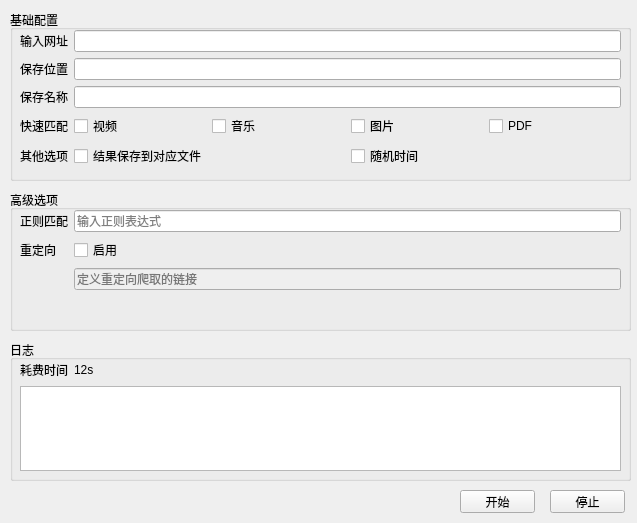
<?xml version="1.0" encoding="UTF-8"?>
<ui version="4.0">
 <class>Form</class>
 <widget class="QWidget" name="Form">
  <property name="geometry">
   <rect>
    <x>0</x>
    <y>0</y>
    <width>637</width>
    <height>523</height>
   </rect>
  </property>
  <property name="windowTitle">
   <string>Form</string>
  </property>
  <widget class="QGroupBox" name="groupBox">
   <property name="geometry">
    <rect>
     <x>10</x>
     <y>10</y>
     <width>621</width>
     <height>171</height>
    </rect>
   </property>
   <property name="title">
    <string>基础配置</string>
   </property>
   <widget class="QWidget" name="formLayoutWidget_2">
    <property name="geometry">
     <rect>
      <x>10</x>
      <y>20</y>
      <width>601</width>
      <height>151</height>
     </rect>
    </property>
    <layout class="QFormLayout" name="formLayout_3">
     <item row="0" column="0">
      <widget class="QLabel" name="label_11">
       <property name="text">
        <string>输入网址</string>
       </property>
      </widget>
     </item>
     <item row="0" column="1">
      <widget class="QLineEdit" name="urlEdit"/>
     </item>
     <item row="1" column="0">
      <widget class="QLabel" name="label_12">
       <property name="text">
        <string>保存位置</string>
       </property>
      </widget>
     </item>
     <item row="1" column="1">
      <widget class="QLineEdit" name="pathEdit"/>
     </item>
     <item row="2" column="0">
      <widget class="QLabel" name="label">
       <property name="text">
        <string>保存名称</string>
       </property>
      </widget>
     </item>
     <item row="2" column="1">
      <widget class="QLineEdit" name="nameEdit"/>
     </item>
     <item row="4" column="0">
      <widget class="QLabel" name="label_13">
       <property name="minimumSize">
        <size>
         <width>0</width>
         <height>20</height>
        </size>
       </property>
       <property name="text">
        <string>快速匹配</string>
       </property>
      </widget>
     </item>
     <item row="4" column="1">
      <layout class="QHBoxLayout" name="horizontalLayout_3">
       <item>
        <widget class="QCheckBox" name="videoCheckBox">
         <property name="minimumSize">
          <size>
           <width>0</width>
           <height>20</height>
          </size>
         </property>
         <property name="text">
          <string>视频</string>
         </property>
        </widget>
       </item>
       <item>
        <widget class="QCheckBox" name="musicCheckBox">
         <property name="text">
          <string>音乐</string>
         </property>
        </widget>
       </item>
       <item>
        <widget class="QCheckBox" name="pictureCheckBox">
         <property name="text">
          <string>图片</string>
         </property>
        </widget>
       </item>
       <item>
        <widget class="QCheckBox" name="checkBox_3">
         <property name="minimumSize">
          <size>
           <width>0</width>
           <height>20</height>
          </size>
         </property>
         <property name="text">
          <string>PDF</string>
         </property>
        </widget>
       </item>
      </layout>
     </item>
     <item row="5" column="1">
      <layout class="QHBoxLayout" name="horizontalLayout_8">
       <item>
        <widget class="QCheckBox" name="checkBox_4">
         <property name="minimumSize">
          <size>
           <width>0</width>
           <height>20</height>
          </size>
         </property>
         <property name="text">
          <string>结果保存到对应文件</string>
         </property>
        </widget>
       </item>
       <item>
        <widget class="QCheckBox" name="checkBox">
         <property name="minimumSize">
          <size>
           <width>0</width>
           <height>20</height>
          </size>
         </property>
         <property name="text">
          <string>随机时间</string>
         </property>
        </widget>
       </item>
      </layout>
     </item>
     <item row="5" column="0">
      <widget class="QLabel" name="label_16">
       <property name="text">
        <string>其他选项</string>
       </property>
      </widget>
     </item>
    </layout>
   </widget>
  </widget>
  <widget class="QGroupBox" name="groupBox_2">
   <property name="geometry">
    <rect>
     <x>10</x>
     <y>190</y>
     <width>621</width>
     <height>141</height>
    </rect>
   </property>
   <property name="title">
    <string>高级选项</string>
   </property>
   <widget class="QWidget" name="formLayoutWidget_3">
    <property name="geometry">
     <rect>
      <x>10</x>
      <y>20</y>
      <width>601</width>
      <height>114</height>
     </rect>
    </property>
    <layout class="QFormLayout" name="formLayout_4">
     <item row="0" column="0">
      <widget class="QLabel" name="label_5">
       <property name="text">
        <string>正则匹配</string>
       </property>
      </widget>
     </item>
     <item row="0" column="1">
      <widget class="QLineEdit" name="lineEdit_4">
       <property name="placeholderText">
        <string>输入正则表达式</string>
       </property>
      </widget>
     </item>
     <item row="3" column="1">
      <widget class="QLineEdit" name="lineEdit">
       <property name="enabled">
        <bool>false</bool>
       </property>
       <property name="placeholderText">
        <string>定义重定向爬取的链接</string>
       </property>
      </widget>
     </item>
     <item row="2" column="1">
      <widget class="QCheckBox" name="checkBox_2">
       <property name="text">
        <string>启用</string>
       </property>
      </widget>
     </item>
     <item row="2" column="0">
      <widget class="QLabel" name="label_3">
       <property name="text">
        <string>重定向</string>
       </property>
      </widget>
     </item>
    </layout>
   </widget>
  </widget>
  <widget class="QGroupBox" name="groupBox_3">
   <property name="geometry">
    <rect>
     <x>10</x>
     <y>340</y>
     <width>621</width>
     <height>141</height>
    </rect>
   </property>
   <property name="title">
    <string>日志</string>
   </property>
   <widget class="QWidget" name="formLayoutWidget">
    <property name="geometry">
     <rect>
      <x>10</x>
      <y>20</y>
      <width>601</width>
      <height>111</height>
     </rect>
    </property>
    <layout class="QFormLayout" name="formLayout">
     <item row="0" column="0">
      <widget class="QLabel" name="label_14">
       <property name="text">
        <string>耗费时间</string>
       </property>
      </widget>
     </item>
     <item row="1" column="0" colspan="2">
      <widget class="QTextEdit" name="textEdit">
       <property name="html">
        <string>&lt;!DOCTYPE HTML PUBLIC &quot;-//W3C//DTD HTML 4.0//EN&quot; &quot;http://www.w3.org/TR/REC-html40/strict.dtd&quot;&gt;
&lt;html&gt;&lt;head&gt;&lt;meta name=&quot;qrichtext&quot; content=&quot;1&quot; /&gt;&lt;style type=&quot;text/css&quot;&gt;
p, li { white-space: pre-wrap; }
&lt;/style&gt;&lt;/head&gt;&lt;body style=&quot; font-family:'SimSun'; font-size:9pt; font-weight:400; font-style:normal;&quot;&gt;
&lt;p style=&quot;-qt-paragraph-type:empty; margin-top:0px; margin-bottom:0px; margin-left:0px; margin-right:0px; -qt-block-indent:0; text-indent:0px;&quot;&gt;&lt;br /&gt;&lt;/p&gt;&lt;/body&gt;&lt;/html&gt;</string>
       </property>
      </widget>
     </item>
     <item row="0" column="1">
      <widget class="QLabel" name="label_15">
       <property name="minimumSize">
        <size>
         <width>0</width>
         <height>20</height>
        </size>
       </property>
       <property name="text">
        <string>12s</string>
       </property>
      </widget>
     </item>
    </layout>
   </widget>
  </widget>
  <widget class="QPushButton" name="pushButton">
   <property name="geometry">
    <rect>
     <x>460</x>
     <y>490</y>
     <width>75</width>
     <height>23</height>
    </rect>
   </property>
   <property name="text">
    <string>开始</string>
   </property>
  </widget>
  <widget class="QPushButton" name="pushButton_2">
   <property name="geometry">
    <rect>
     <x>550</x>
     <y>490</y>
     <width>75</width>
     <height>23</height>
    </rect>
   </property>
   <property name="text">
    <string>停止</string>
   </property>
  </widget>
 </widget>
 <resources/>
 <connections/>
</ui>
